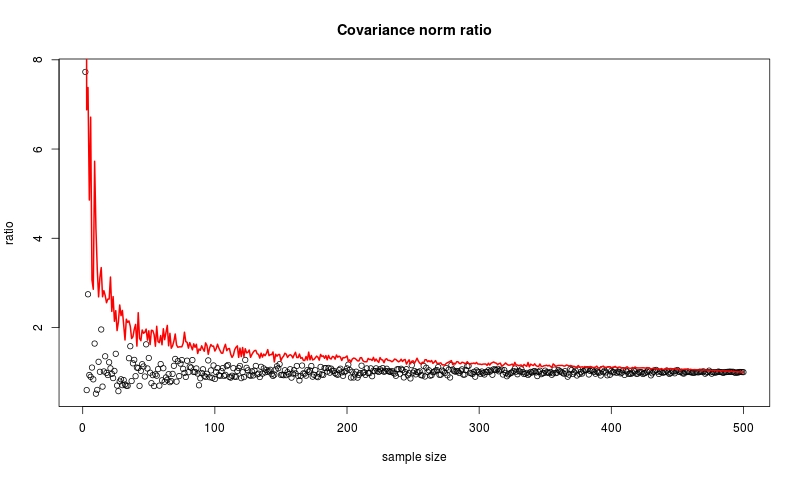

This figure's R source:
# Set up an example matrix x with sampled iid rows and known covariance structure
v = qr.Q(qr(matrix(rnorm(100),10)))
d = exp(-(1:10))
sigma = v %*% diag(d) %*% t(v)
library("mvtnorm")
x = rmvnorm(n=500,mean=1:10,sigma=sigma)

# Generate some row samples
set.seed(1)
i = lapply(rep(seq(from=2,to=500,by=1),1), function(j) list(j=j,idx=sample(500,j)))

# Plot the ratio of row sample covariance norms to the full matrix covariance norm
ncx = norm(cov(x),"2")
a = t(sapply(i, function(j) c(j$j,norm(cov(x[j$idx,]),"2"))))
plot(a[,1], a[,2]/norm(cov(x),"2"), main="Covariance norm ratio", xlab="sample size", ylab="ratio")

# Our upper bound
s = svd(x)
alpha = t(sapply(i, function(j) c(j$j,(499/(j$j-1))*norm(crossprod(s$u[j$idx,]),"2"))))
lines(alpha[,1],alpha[,2], col=2,lwd=2)
